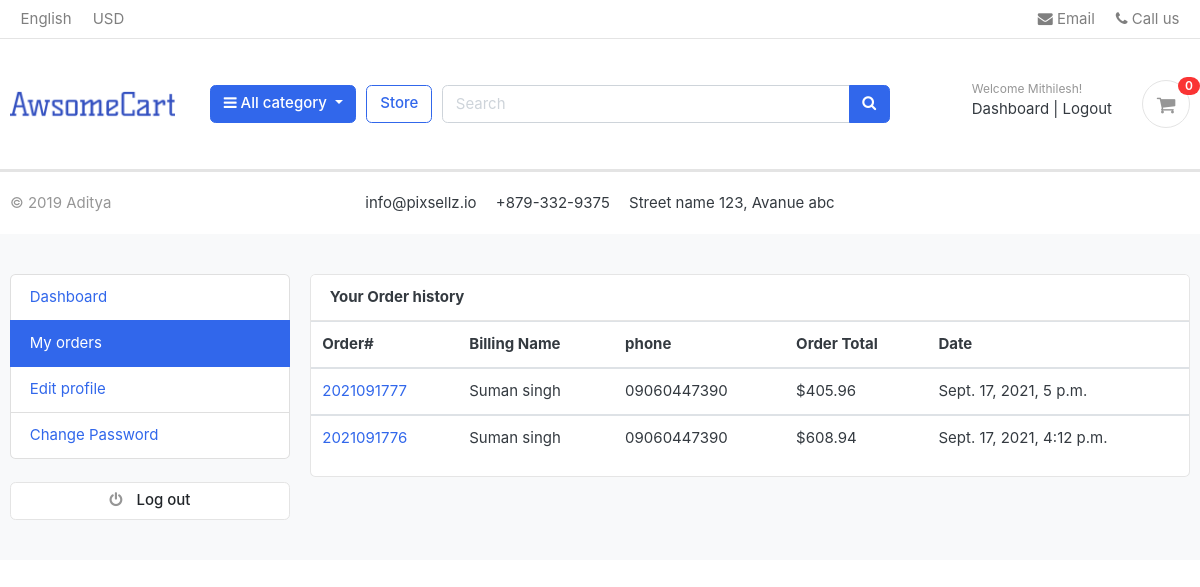
Page /accounts/my_orders/ (signed in) on the earlier database version.
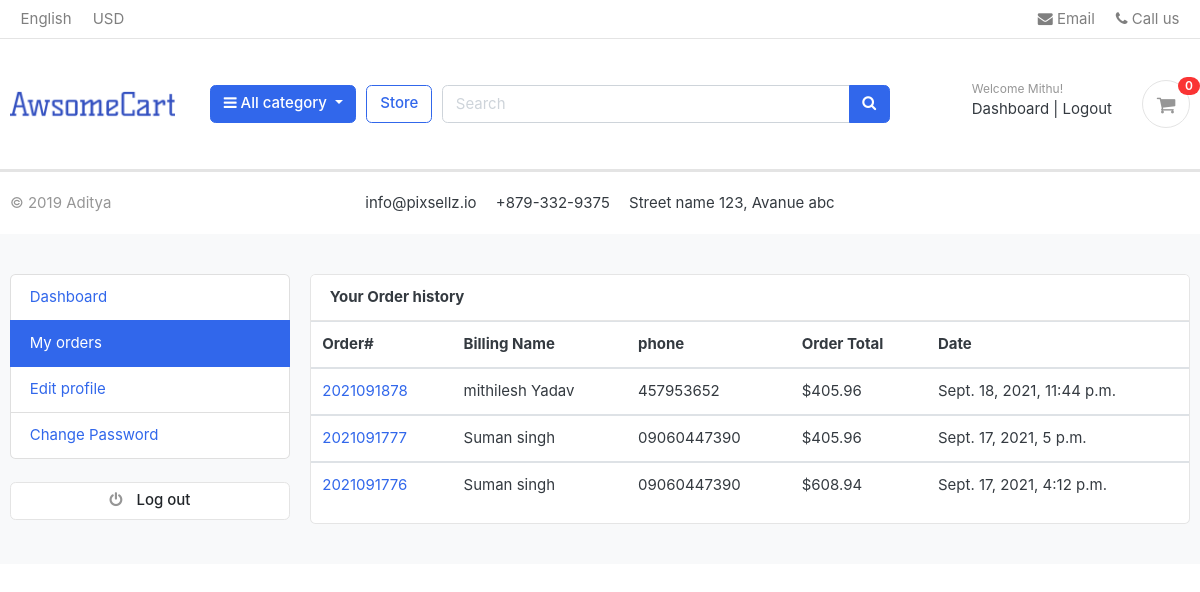
Same page on the later database version.
### accounts/models.py (models this page shows, shortened)
class Account(AbstractBaseUser):
    first_name    = models.CharField(max_length=50)
    last_name      = models.CharField(max_length=50)
    username       = models.CharField(max_length=100,unique=True)
    email          = models.EmailField(max_length=100,unique=True)
    phone_number   = models.CharField(max_length=50)
    date_joined       = models.DateTimeField(auto_now=True)
    last_login        = models.DateTimeField(auto_now=True)
    is_admin          = models.BooleanField(default=False)
    is_staff          = models.BooleanField(default=False)
    is_active         = models.BooleanField(default=False)
    is_superadmin     = models.BooleanField(default=False)
    USERNAME_FIELD = 'email'
    REQUIRED_FIELDS = ['username','first_name','last_name']
    objects  =  MyAccountManager()

### orders/models.py (models this page shows, shortened)
class Order(models.Model):
    STATUS = (
        ('New', 'New'),
        ('Accepted', 'Accepted'),
        ('Completed', 'Completed'),
        ('Cancelled', 'Cancelled'),
    )
    user = models.ForeignKey(Account, on_delete=models.SET_NULL, null=True)
    payment = models.ForeignKey(Payment, on_delete=models.SET_NULL, blank=True, null=True)
    order_number = models.CharField(max_length=20)
    first_name = models.CharField(max_length=50)
    last_name = models.CharField(max_length=50)
    phone = models.CharField(max_length=15)
    email = models.EmailField(max_length=50)
    address_line_1 = models.CharField(max_length=50)
    address_line_2 = models.CharField(max_length=50, blank=True)
    country = models.CharField(max_length=50)
    state = models.CharField(max_length=50)
    city = models.CharField(max_length=50)
    order_note = models.CharField(max_length=100, blank=True)
    order_total = models.FloatField()
    tax = models.FloatField()
    status = models.CharField(max_length=10, choices=STATUS, default='New')
    ip = models.CharField(blank=True, max_length=20)
    is_ordered = models.BooleanField(default=False)
    created_at = models.DateTimeField(auto_now_add=True)
    updated_at = models.DateTimeField(auto_now=True)
    def full_name(self):
        return f'{self.first_name} {self.last_name}'

### accounts/views.py (the view)
# urls.py: path('my_orders/',views.my_orders,name='my_orders'),
@login_required(login_url='login')
def my_orders(request):
    orders = Order.objects.filter(user = request.user , is_ordered = True).order_by('-created_at')
    context = {
        'orders':orders,
    }
    return render(request,'accounts/my_orders.html',context)

### carts/context_processors.py (called while the page is built)
def counter(request):
    cart_count = 0
    if 'admin' in request.path:
        return  {}
    else:
        try:
            cart = Cart.objects.filter(cart_id = _cart_id(request))
            if request.user.is_authenticated:
                cart_items = CartItem.objects.all().filter(user=request.user)
            else:
                cart_items = CartItem.objects.all().filter(cart=cart[:1])
            for cart_item in cart_items:
                cart_count += cart_item.quantity
        except Cart.DoesNotExist:
            cart_count = 0
    return dict(cart_count = cart_count)

### carts/views.py (called while the page is built)
def _cart_id(request):
    cart = request.session.session_key
    if not cart:
        cart = request.session.create()
    return cart

### category/cotext_processors.py (called while the page is built)
def menu_links(request):
    links = Category.objects.all()
    return dict(links=links)

### category/models.py (called while the page is built)
    def get_url(self):
        return reverse('product_by_category',args=[self.slug])

### templates/accounts/my_orders.html (shortened to what this page needs)
{% include 'base.html' %}
{% block content %}
<section class="section-conten padding-y bg">
    <div class="container">
        <div class="row">
            {% include 'includes/dashboard_sidebar.html' %}
            <main class="col-md-9">
                <article class="card">
                    <header class="card-header">
                        <strong class="d-inline-block mr-3">Your Order history</strong>
                    </header>
                    <table class="table table-hover">
                        <thead>
                          <tr>
                            <th scope="col">Order#</th>
                            <th scope="col">Billing Name </th>
                            <th scope="col">phone</th>
                            <th scope="col">Order Total</th>
                            <th scope="col">Date</th>
                          </tr>
                        </thead>
                        {% for order in orders %}
                        <tbody>
                          <tr>
                            <td> <a href="{% url 'order_detail' order.order_number %}">{{order.order_number}}</a></td>
                            <td>{{order.full_name}}</td>
                            <td>{{order.phone}}</td>
                            <td>${{order.order_total}}</td>
                            <td>{{order.created_at}}</td>
                          </tr>
                        </tbody>
                        {% endfor %}
                      </table>
                </article>
            </main>
        </div>
    </div>
</section>
{% endblock %}

### templates/includes/navbar.html (shortened to what this page needs)
{% load static %}
<header class="section-header">
    <nav class="navbar p-md-0 navbar-expand-sm navbar-light border-bottom">
        <div class="container">
            <div class="collapse navbar-collapse" id="navbarTop4">
                <ul class="navbar-nav mr-auto">
                    <li class="nav-item dropdown">
                        <a href="#" class="nav-link"> English </a>
                    </li>
                    <li class="nav-item dropdown">
                        <a href="#" class="nav-link"> USD </a>
                    </li>
                </ul>
                <ul class="navbar-nav">
                    <li><a href="#" class="nav-link"> <i class="fa fa-envelope"></i> Email </a></li>
                    <li><a href="#" class="nav-link"> <i class="fa fa-phone"></i> Call us </a></li>
                </ul>
            </div>
        </div>
    </nav>
    <section class="header-main border-bottom">
        <div class="container">
            <div class="row align-items-center">
                <div class="col-lg-2 col-md-3 col-6">
                    <a href="/" class="brand-wrap">
                        <img class="logo " style="max-height: 100px;" src="{% static '/images/logo1.png' %}">
                    </a>
                </div>
                <div class="col-lg col-sm col-md col-6 flex-grow-0">
                    <div class="category-wrap dropdown d-inline-block float-right">
                        <button type="button" class="btn btn-primary dropdown-toggle" data-toggle="dropdown">
                            <i class="fa fa-bars"></i> All category
                        </button>
                    </div>
                </div>
                <a href="{% url 'store'%}" class="btn btn-outline-primary">Store</a>
                <div class="col-lg  col-md-6 col-sm-12 col">
                    <form action="{% url 'serch' %}" class="search" method="GET">
                        <div class="input-group w-100">
                            <input type="text" class="form-control" style="width:60%;" placeholder="Search" name="keyword">
                            <div class="input-group-append">
                                <button class="btn btn-primary" type="submit">
                                    <i class="fa fa-search"></i>
                                </button>
                            </div>
                        </div>
                    </form>
                </div>
                <div class="col-lg-3 col-sm-6 col-8 order-2 order-lg-3">
                    <div class="d-flex justify-content-end mb-3 mb-lg-0">
                        <div class="widget-header">
                            {% if user.id is None %}
                                <small class="title text-muted">Welcome guest!</small>
                                <div>
                                    <a href="{% url 'login'%}">Sign in</a> <span class="dark-transp"> | </span>
                                    <a href="{% url 'register'%}"> Register</a>
                                </div>
                            {% else %}
                                <small class="title text-muted">Welcome {{user.first_name}}!</small>
                                <div>
                                    <a href="{% url 'dashboard'%}"> Dashboard</a> <span class="dark-transp"> | </span>
                                    <a href="{% url 'logout'%}"> Logout</a>
                                </div>
                            {% endif %}
                        </div>
                        <a href="{% url 'cart'%}" class="widget-header pl-3 ml-3">
                            <div class="icon icon-sm rounded-circle border"><i class="fa fa-shopping-cart"></i>
                            </div>
                            <span class="badge badge-pill badge-danger notify">{{cart_count}}</span>
                        </a>
                    </div>
                </div>
            </div>
        </div>
    </section>
</header>

Differences in the rows shown:
changed Account: first_name "Mithilesh" → "Mithu"
added Order: order_number "2021091878", full_name "mithilesh Yadav", phone "457953652", order_total "405.96", created_at "Sept. 18, 2021, 11:44 p.m."
